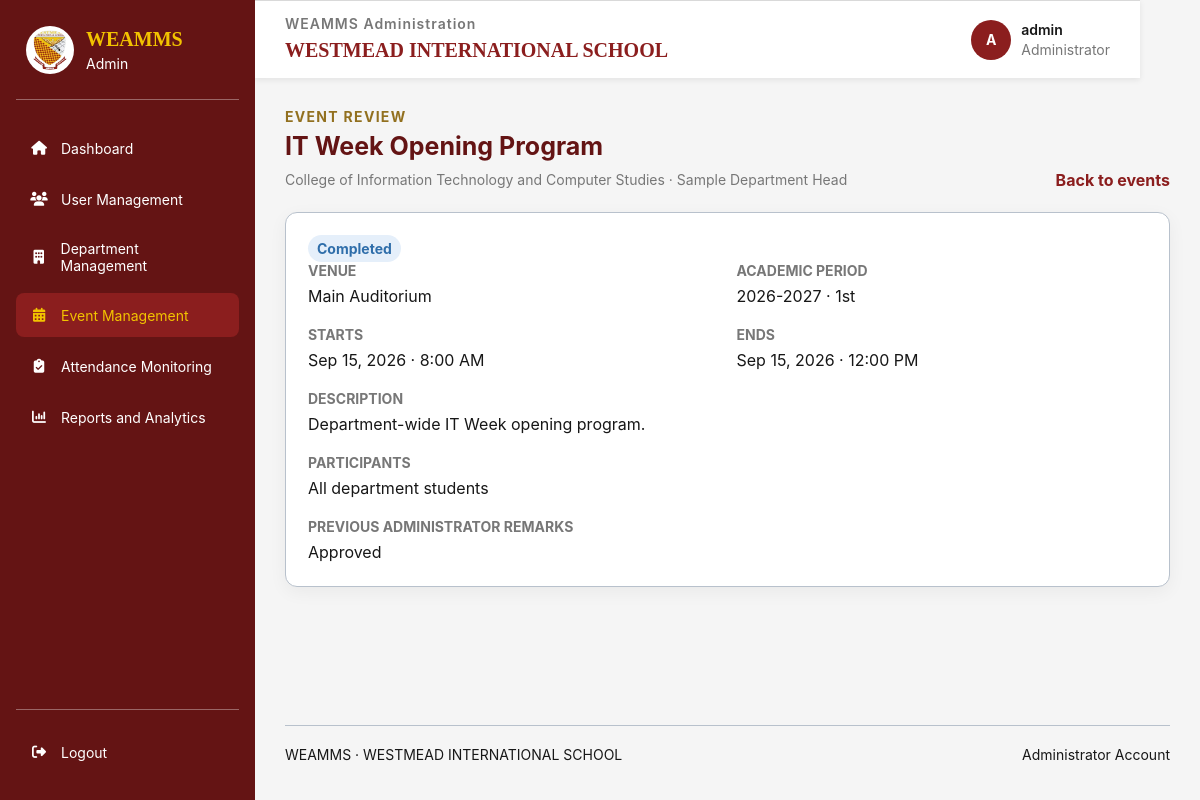
Page /admin/events/view.php?id=2 (signed in) on the committed database.
### tables this page shows
CREATE TABLE `events` (
  `event_id` bigint(20) UNSIGNED NOT NULL,
  `department_id` bigint(20) UNSIGNED NOT NULL,
  `requested_by` bigint(20) UNSIGNED NOT NULL,
  `academic_period_id` bigint(20) UNSIGNED NOT NULL,
  `event_title` varchar(200) NOT NULL,
  `event_description` text DEFAULT NULL,
  `venue` varchar(200) DEFAULT NULL,
  `start_at` datetime NOT NULL,
  `end_at` datetime NOT NULL,
  `attendance_opens_at` datetime DEFAULT NULL,
  `attendance_closes_at` datetime DEFAULT NULL,
  `event_status` enum('pending','approved','rejected','cancelled','cancellation_requested','completed') NOT NULL DEFAULT 'pending',
  `admin_reviewed_by` bigint(20) UNSIGNED DEFAULT NULL,
  `admin_reviewed_at` datetime DEFAULT NULL,
  `admin_remarks` text DEFAULT NULL,
  `cancellation_requested_at` datetime DEFAULT NULL,
  `cancellation_requested_by` bigint(20) UNSIGNED DEFAULT NULL,
  `cancellation_request_remarks` text DEFAULT NULL,
  `created_at` timestamp NOT NULL DEFAULT current_timestamp(),
  `updated_at` timestamp NOT NULL DEFAULT current_timestamp() ON UPDATE current_timestamp()
);

CREATE TABLE `departments` (
  `department_id` bigint(20) UNSIGNED NOT NULL,
  `department_code` varchar(30) NOT NULL,
  `department_name` varchar(150) NOT NULL,
  `description` text DEFAULT NULL,
  `is_active` tinyint(1) NOT NULL DEFAULT 1,
  `department_head_can_edit` tinyint(1) NOT NULL DEFAULT 0,
  `department_head_can_edit_attendance` tinyint(1) NOT NULL DEFAULT 0,
  `created_at` timestamp NOT NULL DEFAULT current_timestamp()
);

CREATE TABLE `department_heads` (
  `department_head_id` bigint(20) UNSIGNED NOT NULL,
  `user_id` bigint(20) UNSIGNED NOT NULL,
  `department_id` bigint(20) UNSIGNED NOT NULL,
  `employee_number` varchar(50) DEFAULT NULL,
  `first_name` varchar(100) NOT NULL,
  `middle_name` varchar(100) DEFAULT NULL,
  `last_name` varchar(100) NOT NULL,
  `created_at` timestamp NOT NULL DEFAULT current_timestamp()
);

CREATE TABLE `academic_periods` (
  `academic_period_id` bigint(20) UNSIGNED NOT NULL,
  `academic_year` varchar(20) NOT NULL,
  `semester` enum('1st','2nd','Summer','Other') NOT NULL DEFAULT '1st',
  `start_date` date NOT NULL,
  `end_date` date NOT NULL,
  `is_current` tinyint(1) NOT NULL DEFAULT 0,
  `created_at` timestamp NOT NULL DEFAULT current_timestamp()
);

### includes/admin_context.php (called while the page is built, shortened)
<?php
function adminEscape(mixed $value): string
{
    return htmlspecialchars((string) $value, ENT_QUOTES, 'UTF-8');
}

### admin/events/view.php (the view, shortened to what this page needs)
<?php
require_once __DIR__ . '/../../includes/admin_layout_start.php';
$eventId = filter_var($_GET['id'] ?? null, FILTER_VALIDATE_INT);
$stmt = $pdo->prepare(
    'SELECT e.*, d.department_name, ap.academic_year, ap.semester,
            dh.first_name, dh.middle_name, dh.last_name
     FROM events e
     INNER JOIN departments d ON d.department_id = e.department_id
     INNER JOIN academic_periods ap ON ap.academic_period_id = e.academic_period_id
     LEFT JOIN department_heads dh ON dh.department_head_id = e.requested_by
     WHERE e.event_id = ?'
);
$stmt->execute([$eventId]);
$event = $stmt->fetch(PDO::FETCH_ASSOC);
$participantStmt = $pdo->prepare(
    'SELECT ep.participant_type, ep.year_level, ep.section,
            s.student_number, s.first_name, s.middle_name, s.last_name
     FROM event_participants ep
     LEFT JOIN students s ON s.student_id = ep.student_id
     WHERE ep.event_id = ?
     ORDER BY ep.participant_type, ep.year_level, ep.section, s.last_name'
);
$participantStmt->execute([$eventId]);
$participants = $participantStmt->fetchAll(PDO::FETCH_ASSOC);
$status = $event['event_status'];
$headName = trim($event['first_name'] . ' ' . ($event['middle_name'] ? $event['middle_name'] . ' ' : '') . $event['last_name']);
?>
<section class="admin-content-section">
    <div class="admin-page-heading">
        <div><span class="admin-eyebrow">Event review</span><h2><?= adminEscape($event['event_title']) ?></h2><p><?= adminEscape($event['department_name']) ?> · <?= adminEscape($headName) ?></p></div>
        <a class="admin-action-link" href="<?= adminEscape($adminBaseUrl) ?>/admin/events/index.php">Back to events</a>
    </div>
    <div class="admin-panel">
        <p><span class="status-pill status-<?= adminEscape($status) ?>"><?= adminEscape(ucwords(str_replace('_', ' ', $status))) ?></span></p>
        <dl class="admin-event-details">
            <div><dt>Venue</dt><dd><?= adminEscape($event['venue'] ?: 'Not specified') ?></dd></div>
            <div><dt>Academic period</dt><dd><?= adminEscape($event['academic_year']) ?> · <?= adminEscape($event['semester']) ?></dd></div>
            <div><dt>Starts</dt><dd><?= adminEscape(date('M j, Y · g:i A', strtotime($event['start_at']))) ?></dd></div>
            <div><dt>Ends</dt><dd><?= adminEscape(date('M j, Y · g:i A', strtotime($event['end_at']))) ?></dd></div>
            <div class="admin-event-wide"><dt>Description</dt><dd><?= nl2br(adminEscape($event['event_description'] ?: 'No description provided.')) ?></dd></div>
            <div class="admin-event-wide"><dt>Participants</dt><dd>
                <?php if ($participants === []): ?>All department students<?php endif; ?>
            </dd></div>
            <?php if ($event['admin_remarks']): ?><div class="admin-event-wide"><dt>Previous administrator remarks</dt><dd><?= nl2br(adminEscape($event['admin_remarks'])) ?></dd></div><?php endif; ?>
        </dl>
    </div>
</section>
<?php require __DIR__ . '/../../includes/footer.php'; ?>
</main>
</body>
</html>

### assets/css/style.css (style rules this page uses)
:root { --wis-maroon-light: #B43737; --wis-maroon: #8B1E1E; --wis-maroon-dark: #641414; --wis-gold: #F2C300; --wis-gold-dark: #D6A900; --wis-white: #FFFFFF; --wis-light-blue: #E8F0FE; --wis-black: #171717; --wis-background: #F5F5F5; --wis-border: #B8C1CC; --wis-shadow: 0 8px 25px rgba(0, 0, 0, 0.10); }
* { box-sizing: border-box; margin: 0; padding: 0; }
html { scroll-behavior: smooth; }
body { display: flex; justify-content: center; align-items: flex-start; min-height: 100vh; padding: 0 20px; background: var(--wis-background); color: var(--wis-black); font-family: Arial, Helvetica, sans-serif; }

### assets/css/admin.css (style rules this page uses)
body { align-items: center; }
.admin-dashboard-page { display: flex; align-items: flex-start; justify-content: flex-start; min-height: 100vh; padding: 0; background: #f5f5f5; color: #171717; font-family: 'Inter', Arial, sans-serif; }
.admin-content-section { width: 100%; max-width: 1500px; margin: 30px auto 0; }
.admin-page-heading { display: flex; align-items: flex-end; justify-content: space-between; gap: 18px; margin-bottom: 22px; }
.admin-eyebrow { display: block; margin-bottom: 5px; color: #92701f; font-size: 14px; font-weight: 700; letter-spacing: 1.3px; text-transform: uppercase; }
.admin-page-heading h2 { margin: 0; color: #641414; font-size: 25px; line-height: 1.3; }
.admin-page-heading p, .admin-panel-heading p { margin: 6px 0 0; color: #777; font-size: 14px; line-height: 1.5; }
.admin-panel { min-width: 0; padding: 22px; border: 1px solid #b8c1cc; border-radius: 12px; background: #fff; box-shadow: 0 5px 18px rgb(0 0 0 / 5%); }
.admin-action-link { color: #8b1e1e; font-weight: 700; text-decoration: none; }
.admin-dashboard-page .status-pill { display: inline-flex; align-items: center; padding: 5px 9px; border-radius: 20px; font-size: 14px; font-weight: 700; }
.admin-dashboard-page .status-completed { background: #e5effa; color: #2f6eaa; }
.admin-event-details { display: grid; grid-template-columns: repeat(2, minmax(0, 1fr)); gap: 18px; }
.admin-event-details dt { margin-bottom: 5px; color: #777; font-size: 14px; font-weight: 700; text-transform: uppercase; }
.admin-event-details dd { margin: 0; line-height: 1.5; }
.admin-event-wide { grid-column: 1 / -1; }

### rows in the picture
events: event_title "IT Week Opening Program", department.department_name "College of Information Technology and Computer Studies", requested_by.last_name "Sample Department Head", event_status "Completed", venue "Main Auditorium", academic_period.academic_year "2026-2027", academic_period.semester "1st", start_at "Sep 15, 2026 · 8:00 AM", end_at "Sep 15, 2026 · 12:00 PM", event_description "Department-wide IT Week opening program.", admin_remarks "Approved"

### other values in the picture
str_replace('_', ' ', $role) "Admin"
$label "Dashboard"
$label "User Management"
$label "Department Management"
$label "Event Management"
$label "Attendance Monitoring"
$label "Reports and Analytics"
adminEscape($adminInitial) "A"
adminEscape($adminUsername) "admin"
$footerRoleLabel "Administrator"
